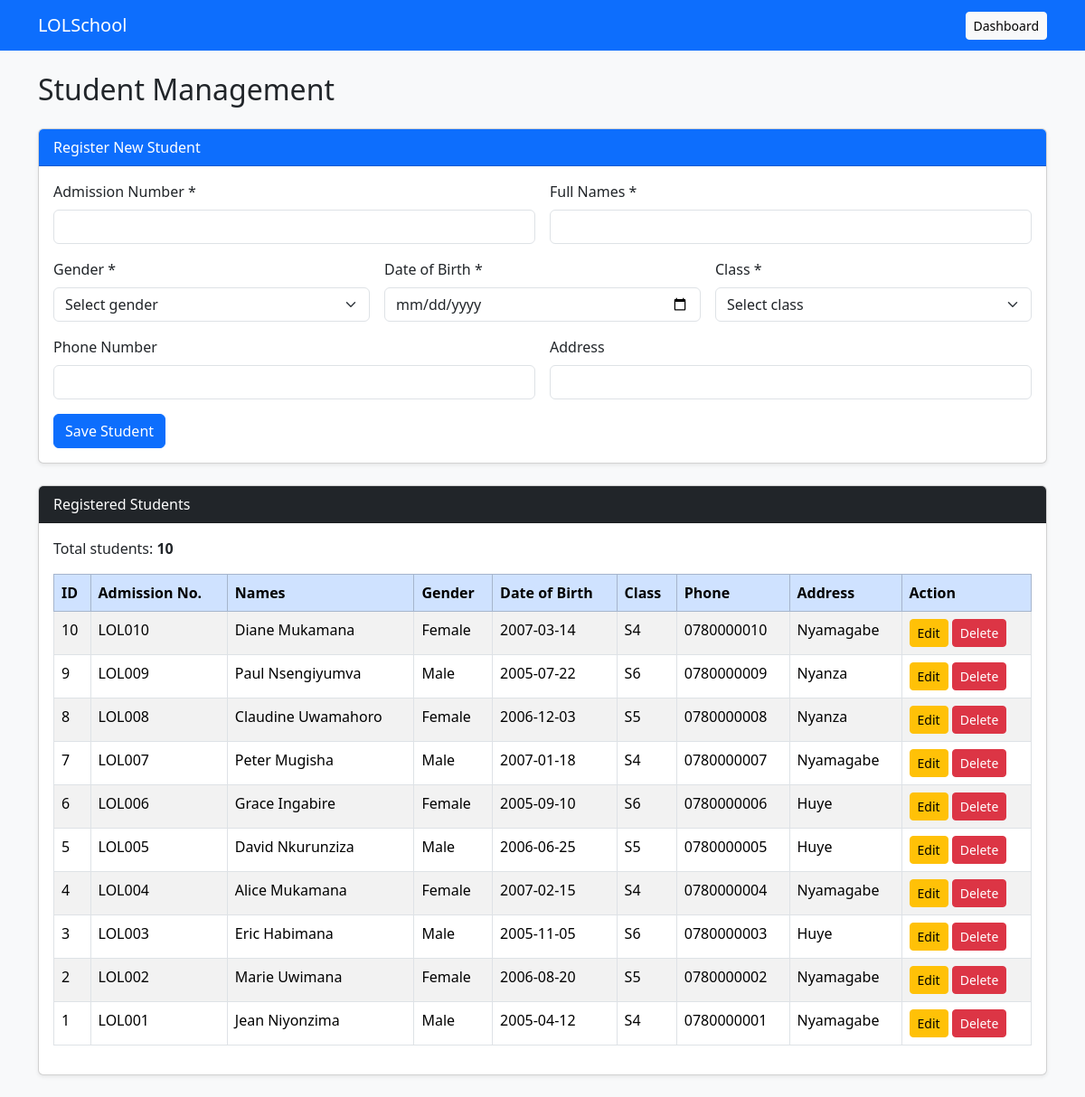
Page /students.php on the committed database.
### tables this page shows
CREATE TABLE `students` (
  `student_id` int(11) NOT NULL,
  `admission_number` varchar(30) NOT NULL,
  `names` varchar(100) NOT NULL,
  `gender` enum('Male','Female') NOT NULL,
  `date_of_birth` date NOT NULL,
  `class_id` int(11) NOT NULL,
  `phone_number` varchar(20) DEFAULT NULL,
  `address` varchar(150) DEFAULT NULL
);

CREATE TABLE `classes` (
  `class_id` int(11) NOT NULL,
  `class_name` varchar(50) NOT NULL,
  `academic_year` varchar(20) NOT NULL
);

### students.php (the view, shortened to what this page needs)
<?php
require_once "db.php";
$students = $conn->query(
    "SELECT s.student_id, s.admission_number, s.names,
            s.gender, s.date_of_birth, s.phone_number,
            s.address, c.class_name
     FROM students s
     INNER JOIN classes c ON s.class_id = c.class_id
     ORDER BY s.student_id DESC"
);
?>
<!DOCTYPE html>
<html lang="en">
<head>
    <link href="https://cdn.jsdelivr.net/npm/bootstrap@5.3.3/dist/css/bootstrap.min.css"
          rel="stylesheet">
</head>
<body class="bg-light">
<nav class="navbar navbar-dark bg-primary">
    <div class="container">
        <a class="navbar-brand" href="index.php">LOLSchool</a>
        <a href="index.php" class="btn btn-light btn-sm">Dashboard</a>
    </div>
</nav>
<div class="container py-4">
    <h2 class="mb-4">Student Management</h2>
    <div class="card shadow-sm mb-4">
        <div class="card-header bg-primary text-white">
            Register New Student
        </div>
        <div class="card-body">
            <form method="POST" action="students.php">
                <div class="row g-3">
                    <div class="col-md-6">
                        <label class="form-label">Admission Number *</label>
                        <input type="text" name="admission_number"
                               class="form-control" required>
                    </div>
                    <div class="col-md-6">
                        <label class="form-label">Full Names *</label>
                        <input type="text" name="names"
                               class="form-control" required>
                    </div>
                    <div class="col-md-4">
                        <label class="form-label">Gender *</label>
                        <select name="gender" class="form-select" required>
                            <option value="">Select gender</option>
                        </select>
                    </div>
                    <div class="col-md-4">
                        <label class="form-label">Date of Birth *</label>
                        <input type="date" name="date_of_birth"
                               class="form-control" required>
                    </div>
                    <div class="col-md-4">
                        <label class="form-label">Class *</label>
                        <select name="class_id" class="form-select" required>
                            <option value="">Select class</option>
                        </select>
                    </div>
                    <div class="col-md-6">
                        <label class="form-label">Phone Number</label>
                        <input type="text" name="phone_number"
                               class="form-control">
                    </div>
                    <div class="col-md-6">
                        <label class="form-label">Address</label>
                        <input type="text" name="address"
                               class="form-control">
                    </div>
                    <div class="col-12">
                        <button type="submit" class="btn btn-primary">
                            Save Student
                        </button>
                    </div>
                </div>
            </form>
        </div>
    </div>
    <div class="card shadow-sm">
        <div class="card-header bg-dark text-white">
            Registered Students
        </div>
        <div class="card-body">
            <p>
                Total students:
                <strong><?php echo $students->num_rows; ?></strong>
            </p>
            <div class="table-responsive">
                <table class="table table-bordered table-striped">
                    <thead class="table-primary">
                        <tr>
                            <th>ID</th>
                            <th>Admission No.</th>
                            <th>Names</th>
                            <th>Gender</th>
                            <th>Date of Birth</th>
                            <th>Class</th>
                            <th>Phone</th>
                            <th>Address</th>
                            <th>Action</th>
                        </tr>
                    </thead>
                    <tbody>
                    <tbody>
<?php if ($students->num_rows > 0): ?>
    <?php while ($student = $students->fetch_assoc()): ?>
        <tr>
            <td><?php echo (int)$student["student_id"]; ?></td>
            <td><?php echo htmlspecialchars($student["admission_number"]); ?></td>
            <td><?php echo htmlspecialchars($student["names"]); ?></td>
            <td><?php echo htmlspecialchars($student["gender"]); ?></td>
            <td><?php echo htmlspecialchars($student["date_of_birth"]); ?></td>
            <td><?php echo htmlspecialchars($student["class_name"]); ?></td>
            <td><?php echo htmlspecialchars($student["phone_number"] ?? ""); ?></td>
            <td><?php echo htmlspecialchars($student["address"] ?? ""); ?></td>
            <td>
                <a href="edit_student.php?id=<?php echo (int)$student['student_id']; ?>"
                   class="btn btn-warning btn-sm">
                    Edit
                </a>
                <form method="POST" action="delete_student.php"
                      style="display:inline;"
                      onsubmit="return confirm('Are you sure you want to delete this student?');">
                    <button type="submit" class="btn btn-danger btn-sm">
                        Delete
                    </button>
                </form>
            </td>
        </tr>
    <?php endwhile; ?>
<?php endif; ?>
</tbody>
                    </tbody>
                </table>
            </div>
        </div>
    </div>
</div>
</body>
</html>

### rows in the picture
students: student_id "10", admission_number "LOL010", names "Diane Mukamana", gender "Female", date_of_birth "2007-03-14", class.class_name "S4", phone_number "0780000010", address "Nyamagabe"
students: student_id "9", admission_number "LOL009", names "Paul Nsengiyumva", gender "Male", date_of_birth "2005-07-22", class.class_name "S6", phone_number "0780000009", address "Nyanza"
students: student_id "8", admission_number "LOL008", names "Claudine Uwamahoro", gender "Female", date_of_birth "2006-12-03", class.class_name "S5", phone_number "0780000008", address "Nyanza"
students: student_id "7", admission_number "LOL007", names "Peter Mugisha", gender "Male", date_of_birth "2007-01-18", class.class_name "S4", phone_number "0780000007", address "Nyamagabe"
students: student_id "6", admission_number "LOL006", names "Grace Ingabire", gender "Female", date_of_birth "2005-09-10", class.class_name "S6", phone_number "0780000006", address "Huye"
students: student_id "5", admission_number "LOL005", names "David Nkurunziza", gender "Male", date_of_birth "2006-06-25", class.class_name "S5", phone_number "0780000005", address "Huye"
students: student_id "4", admission_number "LOL004", names "Alice Mukamana", gender "Female", date_of_birth "2007-02-15", class.class_name "S4", phone_number "0780000004", address "Nyamagabe"
students: student_id "3", admission_number "LOL003", names "Eric Habimana", gender "Male", date_of_birth "2005-11-05", class.class_name "S6", phone_number "0780000003", address "Huye"
students: student_id "2", admission_number "LOL002", names "Marie Uwimana", gender "Female", date_of_birth "2006-08-20", class.class_name "S5", phone_number "0780000002", address "Nyamagabe"
students: student_id "1", admission_number "LOL001", names "Jean Niyonzima", gender "Male", date_of_birth "2005-04-12", class.class_name "S4", phone_number "0780000001", address "Nyamagabe"

### other values in the picture
$students->num_rows "10"
